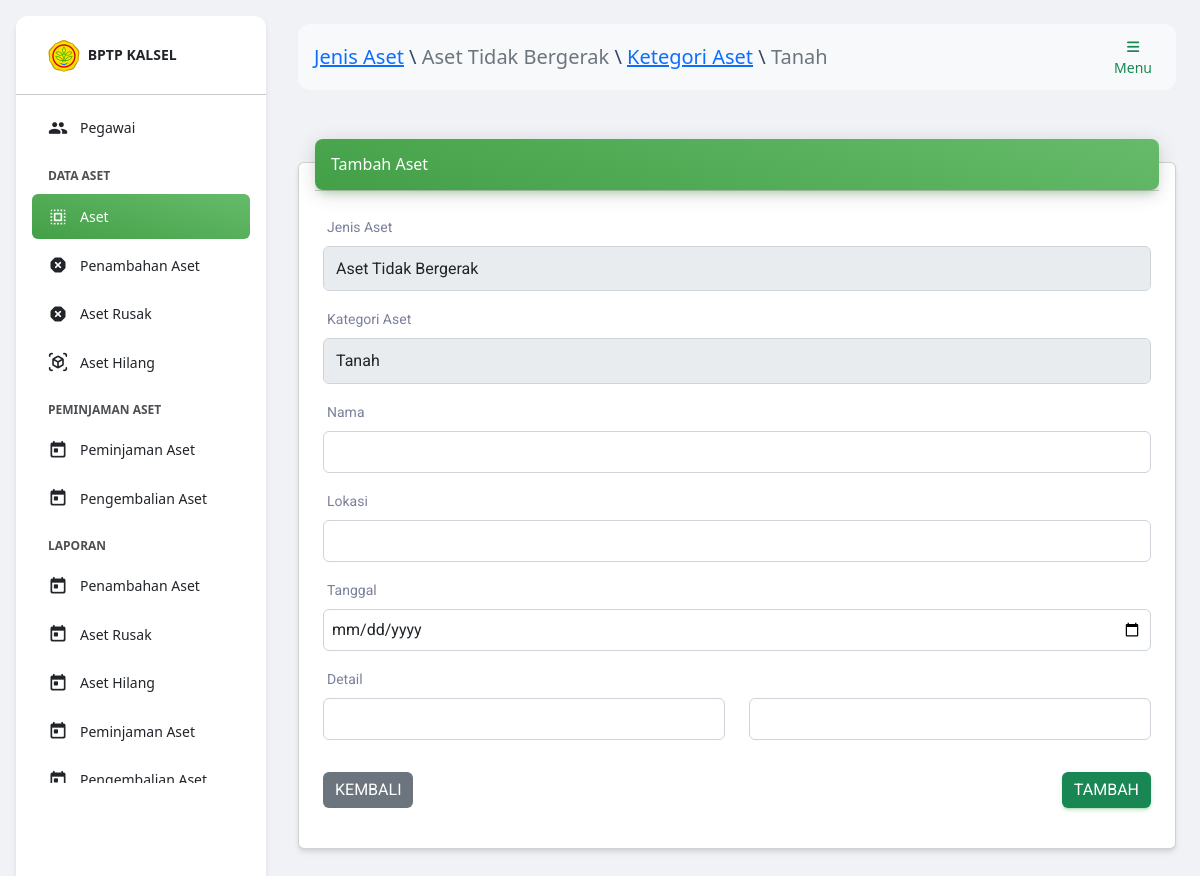
Page /index.php?h=tambah_aset&id_kategori_aset=1&id_jenis_aset=1 (signed in) on the committed database.
### tables this page shows
CREATE TABLE `jenis_aset`(
    id BIGINT UNSIGNED AUTO_INCREMENT,
    nama VARCHAR(255),
    PRIMARY KEY(id)
);

CREATE TABLE `kategori_aset`(
    id BIGINT UNSIGNED AUTO_INCREMENT,
    id_jenis_aset BIGINT UNSIGNED,
    nama VARCHAR(255),
    PRIMARY KEY(id),
    FOREIGN KEY (id_jenis_aset) REFERENCES jenis_aset (id) ON DELETE CASCADE
);

### index.php (the view, shortened to what this page needs)
<?php
include_once('database/koneksi.php');
?>
<!DOCTYPE html>
<html lang="en">
<head>
    <link href="./assets/css/nucleo-icons.css" rel="stylesheet" />
    <link href="./assets/css/nucleo-svg.css" rel="stylesheet" />
    <link id="pagestyle" href="./assets/css/material-dashboard.css?v=3.0.4" rel="stylesheet" />
    <link rel="stylesheet" href="https://cdnjs.cloudflare.com/ajax/libs/twitter-bootstrap/5.2.0/css/bootstrap.min.css">
    <link rel="stylesheet" href="https://cdn.datatables.net/1.12.1/css/dataTables.bootstrap5.min.css">
    <?php include_once('komponen/js.php'); ?>
</head>
<body class="g-sidenav-show bg-gray-200">
    <?php
    if ($_SESSION['user']['status'] == 1 || $_SESSION['user']['status'] == 2 || $_SESSION['user']['status'] == 4) {
        if (isset($_GET['h'])) {
            if (in_array($_GET['h'], ['aset', 'tambah_aset', 'edit_aset', 'detail_aset'])) {
                $jenis_aset = $mysqli->query("SELECT * FROM jenis_aset WHERE id=" . $_GET['id_jenis_aset'])->fetch_assoc();
                $kategori_aset = $mysqli->query("SELECT * FROM kategori_aset WHERE id=" . $_GET['id_kategori_aset'])->fetch_assoc();
                $navbar = "<a href='?h=jenis_aset'>Jenis Aset</a> \\ <span class='text-muted'>" . $jenis_aset['nama'] . "</span> \\ <a href='?h=kategori_aset&id_jenis_aset=" . $jenis_aset['id'] . "'>Ketegori Aset</a> \\ <span class='text-muted'>" . $kategori_aset['nama'] . "</span>";
            }
            if ($_GET['h'] === 'aset') $page = 'halaman/aset/index.php';
            elseif ($_GET['h'] === 'tambah_aset') $page = 'halaman/aset/tambah.php';
            elseif ($_GET['h'] === 'edit_aset') $page = 'halaman/aset/edit.php';
            elseif ($_GET['h'] === 'hapus_aset') $page = 'halaman/aset/hapus.php';
            elseif ($_GET['h'] === 'detail_aset') $page = 'halaman/aset/detail_aset.php';
        }
    }
    ?>
    <?php
    if ($_SESSION['user']['status'] == 1 || $_SESSION['user']['status'] == 2 || $_SESSION['user']['status'] == 4) include_once('komponen/sidebar.php'); ?>
    <main class="main-content position-relative max-height-vh-100 h-100 border-radius-lg ">
        <?php include_once('komponen/navbar.php'); ?>
        <div class="container-fluid py-4">
            <?php
            include_once($page);
            ?>
        </div>
    </main>
</body>
</html>

### halaman/aset/tambah.php (shortened to what this page needs)
<?php
$query = "
    SELECT
        ka.nama kategori_aset,
        ja.nama jenis_aset
    FROM
        kategori_aset ka
    INNER JOIN
        jenis_aset ja
    ON
        ja.id=ka.id_jenis_aset
    WHERE
        ka.id=" . $_GET['id_kategori_aset'] . "
";
$result = $mysqli->query($query)->fetch_assoc();
?>
<div class="container-fluid py-4">
    <div class="row">
        <div class="col-12">
            <div class="card my-4">
                <div class="card-header p-0 position-relative mt-n4 mx-3 z-index-2">
                    <div class="bg-gradient-success shadow-success border-radius-lg p-3 d-flex justify-content-between align-items-center">
                        <h6 class="text-white text-capitalize m-0">Tambah Aset</h6>
                    </div>
                </div>
                <div class="card-body">
                    <form action="" method="POST">
                        <div class="mb-3">
                            <label class="form-label">Jenis Aset</label>
                            <input type="text" class="form-control" disabled value="<?= $result['jenis_aset']; ?>">
                        </div>
                        <div class="mb-3">
                            <label class="form-label">Kategori Aset</label>
                            <input type="text" class="form-control" disabled value="<?= $result['kategori_aset']; ?>">
                        </div>
                        <div class="mb-3">
                            <label for="nama" class="form-label">Nama</label>
                            <input type="text" class="form-control p-2" name="nama" id="nama" autocomplete="off" required>
                        </div>
                        <div class="mb-3">
                            <label for="lokasi" class="form-label">Lokasi</label>
                            <input type="text" class="form-control p-2" name="lokasi" id="lokasi" autocomplete="off" required>
                        </div>
                        <div class="mb-3">
                            <label for="tanggal" class="form-label">Tanggal</label>
                            <input type="date" class="form-control p-2" name="tanggal" id="tanggal" autocomplete="off" required>
                        </div>
                        <div class="mb-3">
                            <label class="form-label">Detail</label>
                            <div class="row" id="detail">
                                <div class="col-6 mb-3">
                                    <input type="text" class="form-control p-2" name="detail[]" autocomplete="off">
                                </div>
                                <div class="col-6 mb-3">
                                    <input type="text" class="form-control p-2" name="detail[]" autocomplete="off">
                                </div>
                            </div>
                        </div>
                        <div class="d-flex justify-content-between">
                            <a href="?h=aset&id_jenis_aset=<?= $_GET['id_jenis_aset'] ?>&id_kategori_aset=<?= $_GET['id_kategori_aset'] ?>" class="btn btn-secondary">Kembali</a>
                            <button type="submit" name="submit" class="btn btn-success">Tambah</button>
                        </div>
                    </form>
                </div>
            </div>
        </div>
    </div>
</div>

### index.php (style rules this page uses)
.btn-secondary, .btn-secondary:hover, .btn-secondary:focus { box-shadow: none; }

### rows in the picture
jenis_aset: nama "Aset Tidak Bergerak"
kategori_aset: nama "Tanah", id_jenis_aset.nama "Aset Tidak Bergerak"
